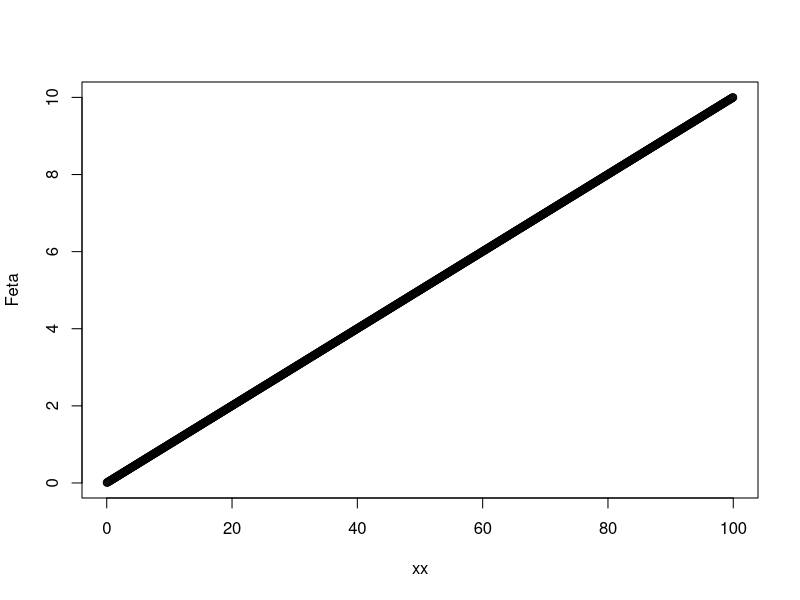
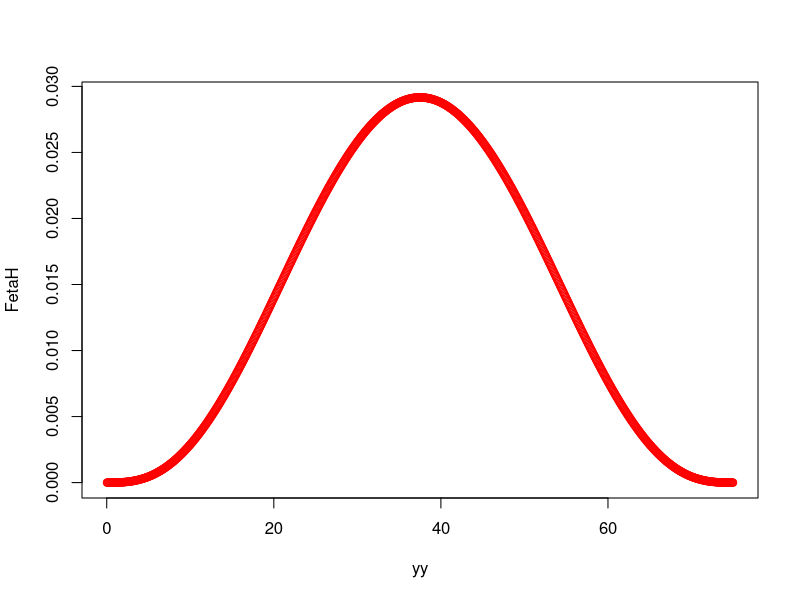
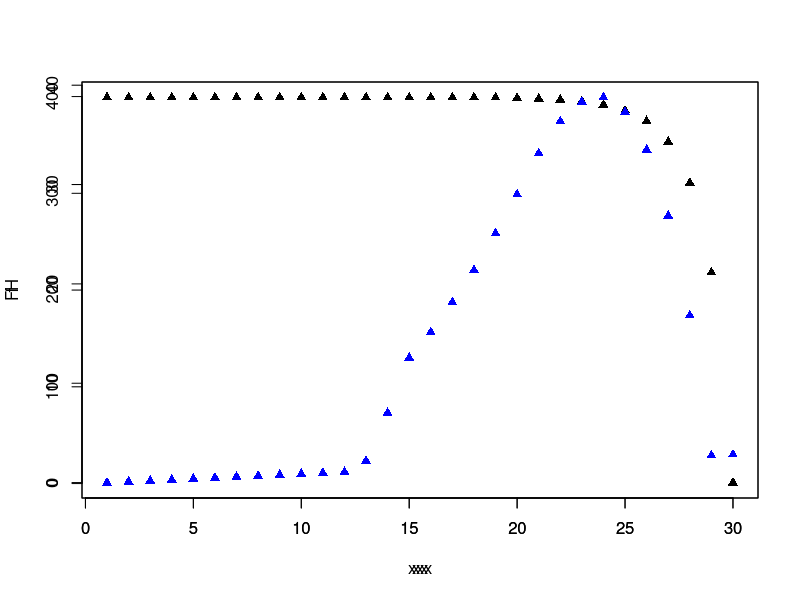

Write the R code that produced these figures, in order. (Note: this script raises an error after producing the figures.)
## Crowley et al. 2019
## 09/05/2019

## First define the BetaVec function
BetaVec <- function(Fx,a,b,res){
  p = rep(0,res) ## p vector
  q = rep(0,res) ## psi vector
  x = seq(from = 0.5/res, to = (res-0.5)/res, by = 1/res)
  bet = (x^(a-1))*((1-x)^(b-1))
  summer = 0
  for(i in 1:res){
    summer = summer +bet[i]/res
  }
  beta = bet/summer
  better = 0
  batter = 0
  for(i in res:1){
    better = better + beta[i]/res
    batter = batter + (beta[i]/res)*(i-0.5)/res
    p[i] = better
    q[i] = (batter/p[i])*Fx
  }
  return(list(beta, p, q)) 
}

## Now define the FDraw function
FDraw <- function(Cumbeta, Fx, res){
  frac = runif(n = 1, min = 0, max = 1)
  i = 1
  while(Cumbeta[i]<frac && i < res){
    i = i + 1
  }
  if(i == 1){
    Cmin = 0
  }else{
    Cmin = Cumbeta[i-1]
  }
  ffrac = i/res - (1/res)*(Cumbeta[i]-frac)/(Cumbeta[i]-Cmin)
  FF = ffrac*Fx
  return(FF)
}


## Define variables
Fx = 100
a = 4
b = 4
n = 30
h = 0.5
s = 0.9
del = 3
c = 1

FxH = 75
aH  = a
bH = b
nH = n
hH  = 0.25
sH = s
delH = del
cH = c

res = 1000
m = 1000
seePre = 1
seeMix = 1
seePost = 1

ETS = matrix(0, nrow = 1, ncol = 3)
ETS

## Calculate functions for HIREC
stuff <- BetaVec(Fx,a,b,res)
beta = stuff[[1]]
p = stuff[[2]]
q = stuff[[3]]

I = rep(0,n)
f = rep(0,n)
P = rep(0,n)

for(i in n:1){
  prod = 1
  if(i <= (n-1)){
    for(j in i:(n-1)){
      if(j > i){
        prod = prod*(1-h*P[j])
      }
      step = (s^(j-i+1))*h*P[j+1]*(I[j+1]-(((j+1)^c) - (i^c))*del)*prod
      print(step)
      if(step < 0){
        step = 0
      }
      f[i] = f[i] + step
    }
  }
  frac = f[i]/Fx
  if(frac > 1){
    frac = 1
  }
  ii = ceiling(res*frac)
  if(ii == 0){
    ii = 1
  }
  jj = res*frac - floor(res*frac)
  P[i] = p[ii] - (beta[ii]/res)*jj
  I[i] = q[ii] - (beta[ii]/res)*((ii-0.5)/res)*Fx*jj
}

prod = 1
F00 = 0
for(j in 0:(n-1)){
  if(j > 0){
    prod = prod*(1-h*P[j])
  }
  step = s^(j+1)*h*P[j+1]*(I[j+1]-((j+1)^c)*del)*prod
  if(step < 0){
    step = 0
  }
  F00 = F00+step
}
ETS[1] = 1
prod = 1
for(kk in 2:nH){
  prod = prod*(1-h*P[kk-1])
  ETS[1] = ETS[1] + s^kk*prod
}

Sim = matrix(0, nrow = m, ncol = 2)
Cumbeta = seq(1,res)
Cumbeta[1] = beta[1]/res
for(i in 2:res){
  Cumbeta[i] = Cumbeta[i-1] + beta[i]/res
}
for(mm in 1:m){
  flag = 1
  i = 1
  while (flag&&(i<=n)) {
    mort = runif(n = 1, min = 0, max = 1)
    if(mort > s){
      Sim[mm,1] = 0
      Sim[mm,2] = i
      flag = 0
    }else{
      patch = runif(n = 1, min = 0, max = 1)
      if(patch < h){
        FF = FDraw(Cumbeta, Fx, res)
        if(FF >= f[i]){
          Sim[mm, 1] = FF-(i^c)*del
          Sim[mm, 2] = i
          flag = 0
        }
      }
      
    }
    i = i + 1
  }
  if(i > n && flag != 0){
    Sim[mm, 1] = 0
    Sim[mm, 2] = n
  } 
}

FitmeanAndStepmean = colMeans(Sim)
EmFitMean = FitmeanAndStepmean[1]
EmStopMean = FitmeanAndStepmean[2]

stuff <- BetaVec(FxH,aH,bH,res)## need to redefine? source has [pH qH betaH] =
betaH <- stuff[[1]]
pH <- stuff[[2]]
qH <- stuff[[3]]

FH = seq(1,nH)
PH = seq(1,nH)
IH = seq(1,nH)

for(i in 1:nH){
  index = nH - (i-1)
  prod = 1
  for(j in index:nH-1){
    if(j > i){
      prod = prod*(1 - hH*PH[j])
      step = sH^(j-i+1)*hH*PH[j+1]*(IH[j+1]-((j+1)^cH - i^cH)*delH)
      if(step < 0){
        step = 0
      }
      FH[i] = FH[i] + step
    }
    frac = FH[i]/FxH
    if(frac > 1){
      frac = 1
    }
    ii = ceiling(res*frac)
    if(ii == 0){
      ii = 1
    }
  }
  jj = res*frac - floor(res*frac)
  PH[i] = pH[ii]
  IH[i] = qH[ii]
}

prod = 1
F00H = 0
for(j in 0:(nH-1)){
  if(j < 0){
    prod = prod*(1-hH*PH[j])
  }
  step = sH^(j+1)*hH*PH[j+1]*(IH[j+1]-((j+1)^cH)*delH)*prod
  if(step < 0){
    step = 0
  }
  F00H = F00H + step
}

ETS[3] = 1
prod = 1
for(kk in 2:nH){
  prod = prod*(1-hH*PH[kk-1])
  ETS[3] = ETS[3] + sH^kk*prod
}

## Pre-HIREC and Post-HIREC fitness distributions
bet = seq(1,res)
betH = seq(1,res)
beta = seq(1,res)
betaH = seq(1,res)
x = seq(from = 0.5/res, to = (res-0.5)/res, by = 1/res)
xx = x*Fx
yy = x*FxH
bet = (x^(a-1))*((1-x)^(b-1))
betH = (x^(aH-1))*((1-x)^(bH-1))
sum = 0
sumH = 0
for(i in 1:res){
  sum = sum + bet[i]/res
  sumH = sumH + betH[i]/res
}
bet = bet/sum
betaH = betH/sumH
Feta = beta/Fx
FetaH = betaH/FxH
maxF = max(Feta)
maxFH = max(FetaH)
if(maxF > maxFH){
  maxx = maxF
}else{
  maxx = maxFH
}

plot(xx, Feta, col = "black")
plot(yy, FetaH, col = "red")

## Calculate functions with pre-HIREC thresholds but post-HIREC parameters 
PX = seq(1,nH)
IX = seq(1,nH)
for(i in 1:nH){
  frac = f[i]/FxH
  if(frac > 1){
    frac = 1
  }
  ii = ceiling(res*frac)
  if(ii == 0){
    ii = 1
  }
  jj = res*frac-floor(res*frac)
  PX[i] = pH[ii]-(betaH[ii]/res)*jj
  IX[i] = qH[ii]-(betaH[ii]/res)*((ii-0.5)/res)*FxH*jj
}
prod = 1
F00X = 0
for(j in 0:(nH-1)){
  if(j > 0){
    prod = prod*(1-hH*PX[j])
  }
  step = sH^(j+1)*hH*PX[j+1]*(IX[j+1]-((j+1)^cH)*delH)*prod
  if(step < 0){
    step = 0
  }
  F00X = F00X + step
}

ETS[2] = 1
prod = 1
for(kk in 2:nH){
  prod = prod*(1-hH*PX[kk-1])
  ETS[2] = ETS[2] + sH^kk*prod
}
## simulation pre/post 
SimX = matrix(0, m, 2)
Cumbeta = seq(1, res)
Cumbeta[1] = betaH[1]/res
for(i in 2:res){
  Cumbeta[i] = Cumbeta[i-1] + betaH[i]/res
}
for(mm in 1:m){
  flag = 1
  i =1
  while (flag&&(i<=nH)) {
    mort = runif(n = 1, min = 0, max = 1)
    if(mort > sH){
      SimX[mm,1] = 0
      SimX[mm,2] = i
      flag = 0
    }else{
      patch = runif(n = 1, min = 0, max =1)
      if(patch < hH){
        FF = FDraw(Cumbeta, FxH, res)
        if(FF >= f[i]){
          SimX[mm,1] = FF - (i^cH)*delH
          SimX[mm,2] = i
          flag = 0
        }
      }
    }
    i = i + 1
  }
  if((i > nH)&&flag){
    SimX[mm,1] = 0
    SimX[mm,2] = nH
  }
}
FitmeanAndStepmeanX = colMeans(SimX)
EmFitMeanX = FitmeanAndStepmeanX[1]
EmStopMeanX = FitmeanAndStepmeanX[2]

## SImulate with post-HIREC parameters and thresholds
SimH = matrix(0, m, 2)
for(mm in 1:m){
  flag = 1
  i = 1
  while (flag&&(i<=nH)) {
    mort = runif(n = 1, min = 0, max = 1)
    if(mort > sH){
      SimH[mm,1] = 0
      SimH[mm,2] = i
      flag = 0
    }else{
      patch = runif(n = 1, min = 0, max = 1)
      if(patch < hH){
        FFH = FDraw(Cumbeta, FxH, res)
        if(FFH >= FH[i]){
          SimH[mm,1] = FFH-(i^cH)*delH
          SimH[mm,2] = i
          flag = 0
        }
      }
    }
    i = i +1
  }
  if((i > nH)&&flag){
    SimH[mm,1] = 0
    SimH[mm,2] = n
  }
}
FitmeanAndStepmeanH = colMeans(SimH)
EmFitMeanH = FitmeanAndStepmeanH[1]
EmStopMeanH = FitmeanAndStepmeanH[2]

if(nH > n){
  nmx = nH
}else{
  nmx = n
}
if(FxH > Fx){
  Fxmx = FxH
}else{
  Fxmx = Fx
}
## Output plot
xx = 1:n
xxx = 1:nH
plot(xx, f, col = "black", pch = 17)
par(new = TRUE)
plot(xxx, FH, col = "blue", pch = 17)
abline(F00, col = "black", pch = 19)
abline(F00X, col = "red", pch = 19)
abline(F00H, col = "blue", pch = 19)

plot(Sim[,2], Sim[,1], col = "black", pch = 20, xlab = 'Time Step', ylab = 'Fitness')
par(new = TRUE)
plot(SimX[,2], SimX[,1], col = "black", pch = 20, xlab = '', ylab = '')
par(new = TRUE)
plot(SimH[,2], SimH[,1], col = "black", pch = 20, xlab = '', ylab = '')
